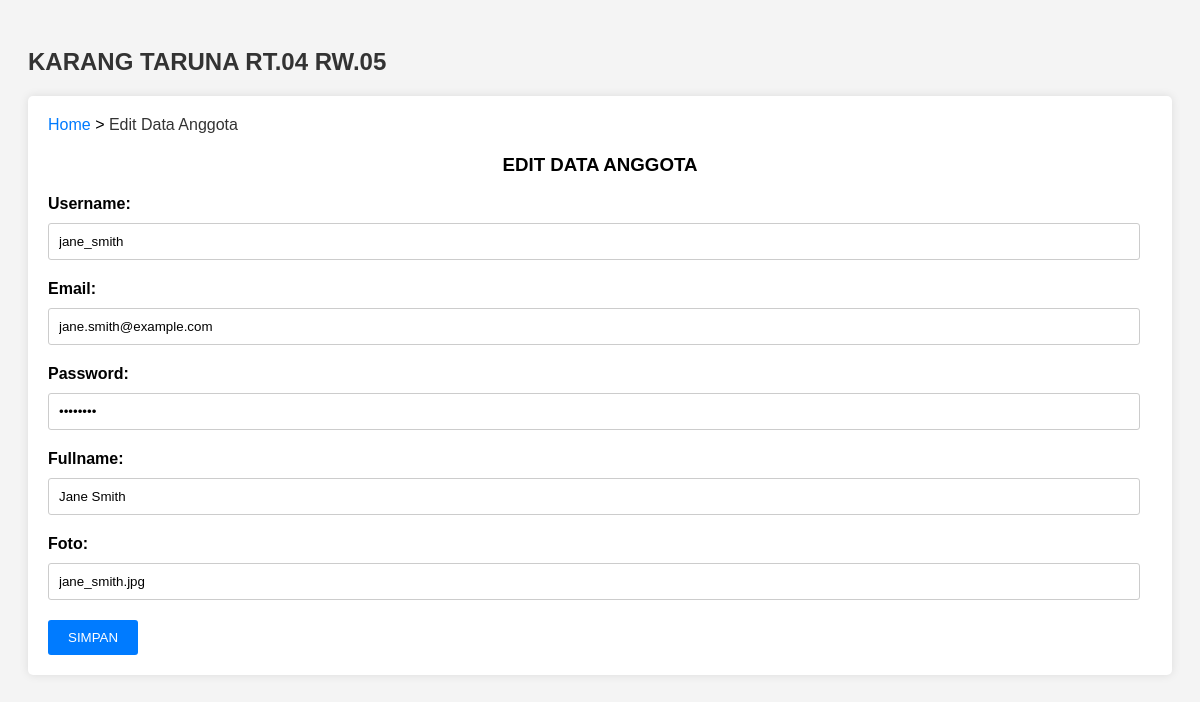
Page /edit.php?id=2 on the committed database.
### tables this page shows
CREATE TABLE `anggota` (
  `id_anggota` int(11) NOT NULL,
  `username` varchar(20) NOT NULL,
  `email` varchar(50) NOT NULL,
  `password` varchar(20) NOT NULL,
  `fullname` text NOT NULL,
  `foto` text NOT NULL,
  `deskripsi` text NOT NULL
);

### edit.php (the view, shortened to what this page needs)
<!DOCTYPE html>
<html>
<head>
</head>
<body>
    <h2>KARANG TARUNA RT.04 RW.05</h2>
    <div class="container">
        <div class="breadcrumbs">
            <a href="index.php">Home</a> &gt;
            <span>Edit Data Anggota</span>
        </div>
        <h3 style="text-align: center;">EDIT DATA ANGGOTA</h3>
        <?php
        include 'koneksi/config.php';
        $id = $_GET['id'];
        $data = mysqli_query($dbconnect, "select * from anggota where id_anggota='$id'");
        while ($d = mysqli_fetch_array($data)) {
            ?>
            <form method="post" action="">
                <div class="form-group">
                    <label for="username">Username:</label>
                    <input type="text" id="username" name="username" value="<?php echo $d['username']; ?>">
                </div>
                <div class="form-group">
                    <label for="email">Email:</label>
                    <input type="email" id="email" name="email" value="<?php echo $d['email']; ?>">
                </div>
                <div class="form-group">
                    <label for="password">Password:</label>
                    <input type="password" id="password" name="password" value="<?php echo $d['password']; ?>">
                </div>
                <div class="form-group">
                    <label for="fullname">Fullname:</label>
                    <input type="text" id="fullname" name="fullname" value="<?php echo $d['fullname']; ?>">
                </div>
                <div class="form-group">
                    <label for="foto">Foto:</label>
                    <input type="text" id="foto" name="foto" value="<?php echo $d['foto']; ?>">
                </div>
                <input type="submit" value="SIMPAN">
            </form>
            <?php
        }
        ?>
    </div>
</body>
</html>

### edit.php (style rules this page uses)
body { font-family: Arial, sans-serif; background-color: #f4f4f4; padding: 20px; }
h2 { color: #333; }
.container { background-color: #fff; padding: 20px; border-radius: 5px; box-shadow: 0 0 10px rgba(0, 0, 0, 0.1); margin: 0 auto; }
.breadcrumbs { margin-bottom: 20px; }
.breadcrumbs a { color: #007bff; text-decoration: none; }
.breadcrumbs span { color: #333; }
.form-group { margin-bottom: 20px; }
label { display: block; font-weight: bold; margin-bottom: 5px; }
input[type="text"], input[type="email"], input[type="password"] { width: calc(100% - 12px); padding: 10px; margin-top: 5px; border: 1px solid #ccc; border-radius: 3px; box-sizing: border-box; }
input[type="submit"] { background-color: #007bff; color: #fff; border: none; padding: 10px 20px; cursor: pointer; border-radius: 3px; }

### rows in the picture
anggota: username "jane_smith", email "jane.smith@example.com", fullname "Jane Smith", foto "jane_smith.jpg"
